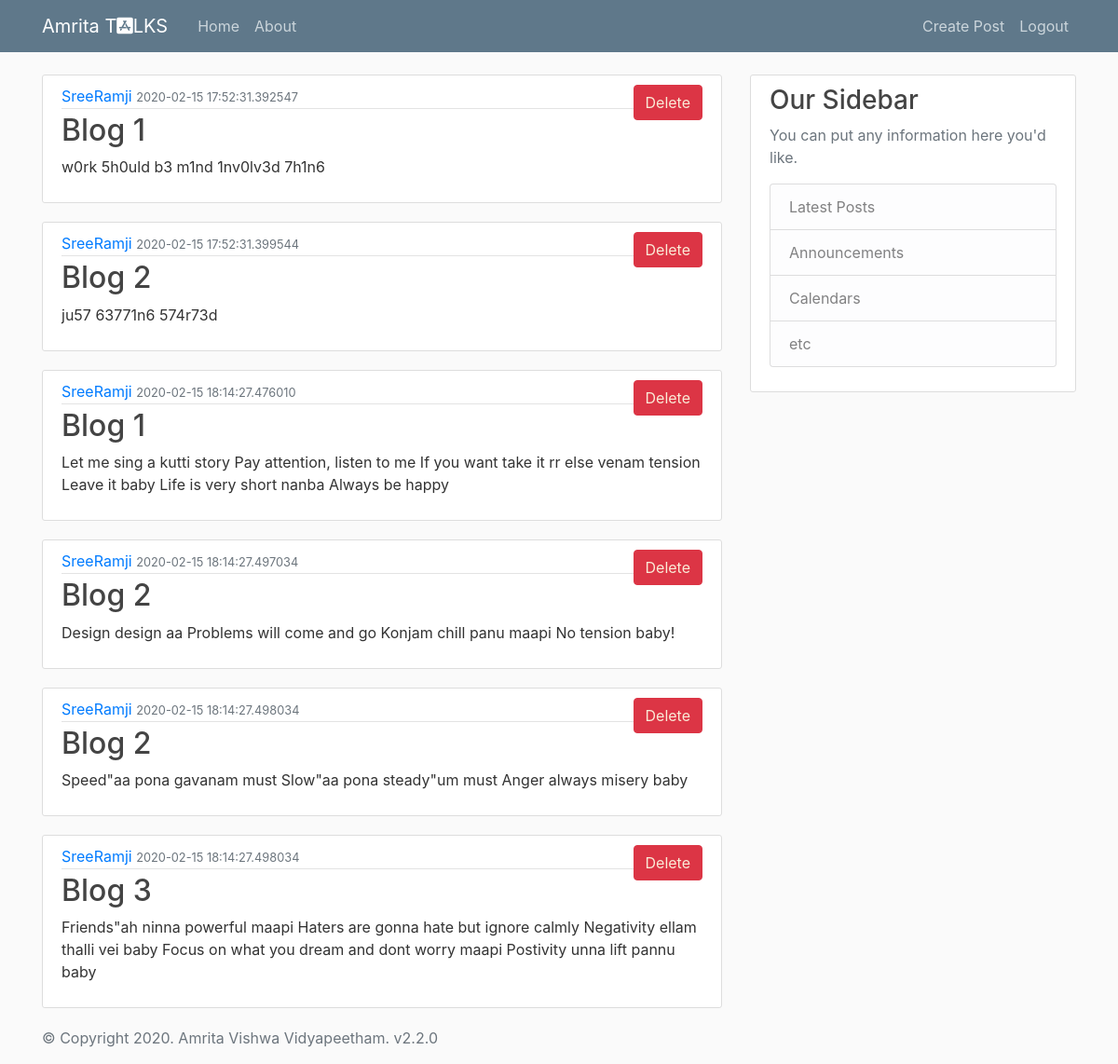
The page /home (signed in) on the database as committed earlier.
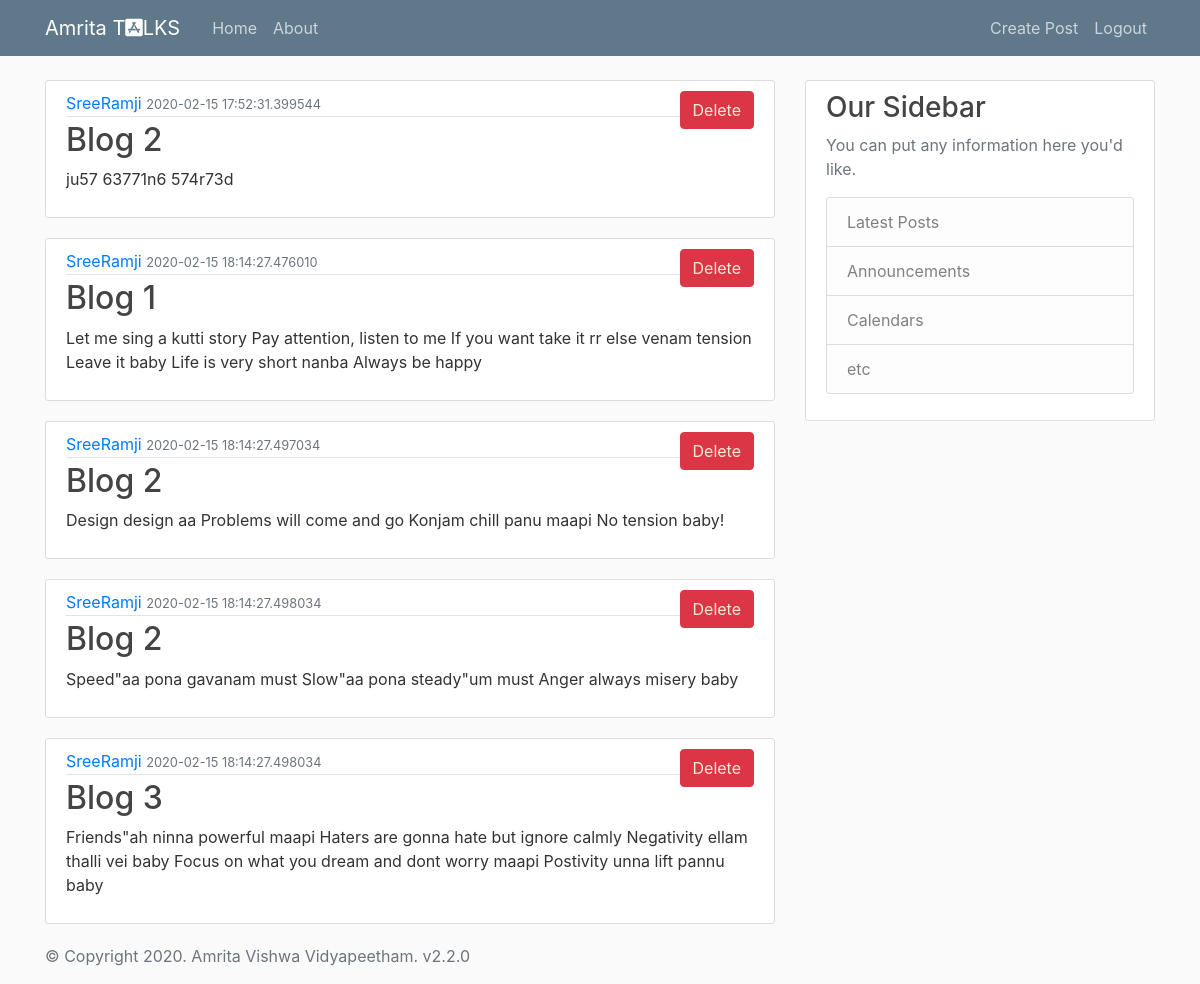
The same page on the database as committed later.
### blog.py (models this page shows, shortened)
class User(db.Model):
    id = db.Column(db.Integer, primary_key=True)
    username = db.Column(db.String(20), unique=True, nullable=False)
    email = db.Column(db.String(120), unique=True, nullable=False)
    image_file = db.Column(db.String(20), nullable=False, default='default.jpg')
    password = db.Column(db.String(60), nullable=False)
    posts = db.relationship('Post', backref='author', lazy=True)

class Post(db.Model):
    id = db.Column(db.Integer, primary_key=True)
    title = db.Column(db.String(100), nullable=False)
    date_posted = db.Column(db.DateTime, nullable=False, default=datetime.utcnow)
    content = db.Column(db.Text, nullable=False)
    user_id = db.Column(db.Integer, db.ForeignKey('user.id'), nullable=False)

### blog.py (the view)
@app.route("/")
@app.route("/home")
@login_required
def home():
    update()
    return render_template("home.html",posts=posts)

### blog.py (called while the page is built)
def login_required(f):
    @wraps(f)
    def wrap(*args, **kwargs):
        if 'logged_in' in session:
            return f(*args, **kwargs)
        else:
            flash('You need to login first.','danger')
            return redirect(url_for('login'))
    return wrap

def row2dict(row):
    d = {}
    for column in row.__table__.columns:
        if(column.name=='user_id'):
            d["author"] =   str(db.session.query(User).filter_by(id=int(str(getattr(row, column.name)))).first().username)
        else:
            d[column.name] = str(getattr(row, column.name))
    return d

def update():
    posts.clear()
    for i in db.session.query(Post).all():
        posts.append(row2dict(i))

### templates/home.html
{% extends "layout.html" %}
{% block content2 %}
            <div class="navbar-nav">
                <a class="nav-item nav-link" href="/create">Create Post</a>
                <a class="nav-item nav-link" href="/logout">Logout</a>
            </div>
{% endblock content2 %}
{% block content %}
    {% for post in posts %}
        <article class="media content-section">
            <div class="media-body">
                <div class="article-metadata">
                    <a class="" href="#">{{post.author}}</a>
                    <small class="text-muted">{{post.date_posted}}</small>
                    <button style="float:right" type="button" class="btn btn-danger" >
                    <a href="/deletePost/{{post.id}}" style="color: antiquewhite;">Delete</a>
                    </button>
                </div>
                <h2>{{post.title}}</h2>
                <p class="">{{post.content}}</p>
            </div>
        </article>
    {% endfor %}
{% endblock content%}

### templates/layout.html (shortened to what this page needs)
<!DOCTYPE html>
<html>
<head>
    <link rel="stylesheet" href="https://maxcdn.bootstrapcdn.com/bootstrap/4.0.0/css/bootstrap.min.css">
    <link rel="stylesheet" type="text/css" href="{{ url_for('static', filename='main.css') }}">
    <link rel="stylesheet" href="https://use.fontawesome.com/releases/v5.4.1/css/all.css">
</head>
<body>
    <header class="site-header">
      <nav class="navbar navbar-expand-md navbar-dark bg-steel fixed-top">
        <div class="container">
            <a class="navbar-brand mr-4" href="/">Amrita T<i class="fab fa-app-store-ios"></i>LKS</a>
          <div class="collapse navbar-collapse" id="navbarToggle">
            <div class="navbar-nav mr-auto">
              <a class="nav-item nav-link" href="/">Home</a>
              <a class="nav-item nav-link" href="/about">About</a>
            </div>
                    {% block content2 %}{% endblock content2 %}
          </div>
        </div>
      </nav>
    </header>
    <main role="main" class="container">
      <div class="row">
         <div class="col-md-8">
          {% block content %}{% endblock %}
        </div>
        <div class="col-md-4">
          <div class="content-section">
            <h3>Our Sidebar</h3>
            <p class='text-muted'>You can put any information here you'd like.
              <ul class="list-group">
                <li class="list-group-item list-group-item-light">Latest Posts</li>
                <li class="list-group-item list-group-item-light">Announcements</li>
                <li class="list-group-item list-group-item-light">Calendars</li>
                <li class="list-group-item list-group-item-light">etc</li>
              </ul>
            </p>
          </div>
        </div>
      </div>
    </main>
    <footer class="footer">
        <div class="container">
            <p class="text-muted" onclick="#" style="cursor:pointer;">
                © Copyright 2020. Amrita Vishwa Vidyapeetham. v2.2.0</p>
        </div>
    </footer>
</body>
</html>

### static/main.css (style rules this page uses)
body { background: #fafafa; color: #333333; margin-top: 5rem; }
h1, h2, h3, h4, h5, h6 { color: #444444; }
.bg-steel { background-color: #5f788a; }
.site-header .navbar-nav .nav-link { color: #cbd5db; }
.content-section { background: #ffffff; padding: 10px 20px; border: 1px solid #dddddd; border-radius: 3px; margin-bottom: 20px; }
.article-metadata { padding-bottom: 1px; margin-bottom: 4px; border-bottom: 1px solid #e3e3e3 }

Rows that differ between the two databases and show on the page:
removed Post: title "Blog 1", content "w0rk 5h0uld b3 m1nd 1nv0lv3d 7h1n6"
Other text that changed with them:
list line gone: "SreeRamji"
list line gone: "2020-02-15 17:52:31.392547 Delete"
